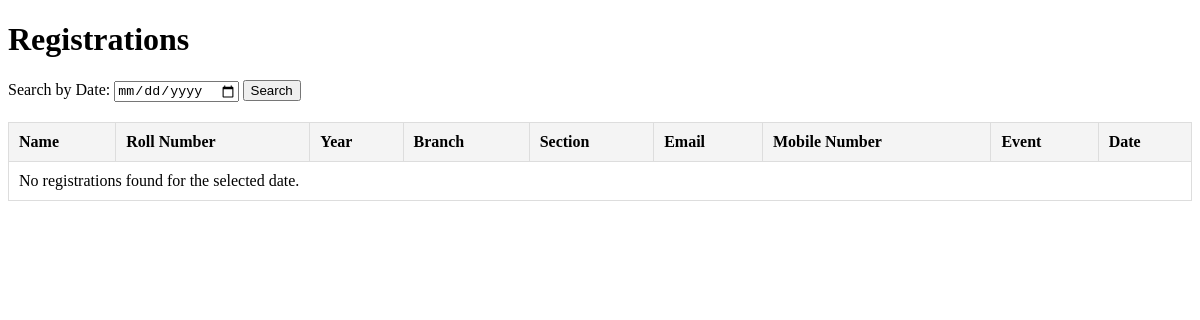
The page /registrations/ on the database as committed earlier.
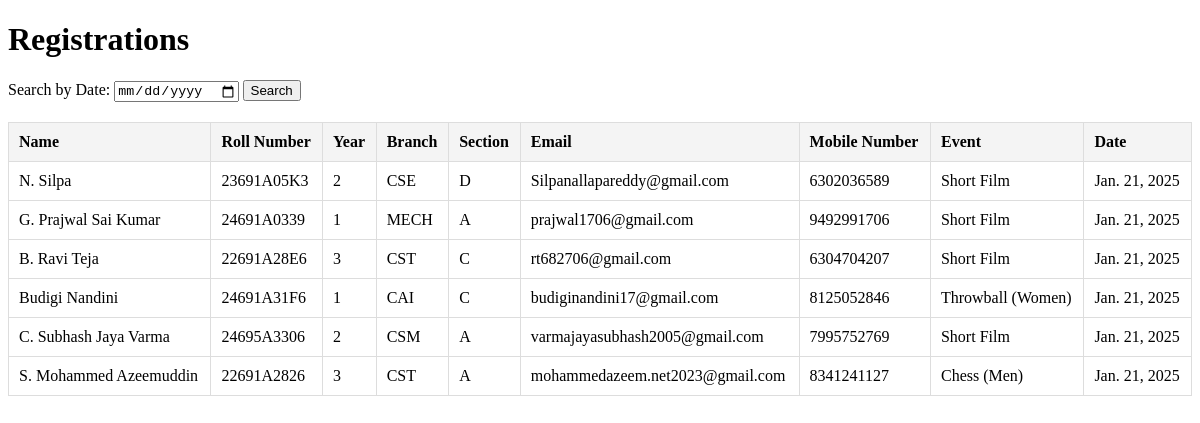
The same page on the database as committed later.
### offline/models.py (models this page shows, shortened)
class Registration(models.Model):
    sec_choices = [
        ('A','A'),('B','B'),('C','C'),('D','D'),('E','E'),('F','F'),('G','G'),('H','H'),('I','I'),('J','J')
    ]
    dept_choices = [
        ('CSE','CSE'),('CAI','CAI'),('CSD','CSD'),('CSM','CSM'),('CSN','CSN'),('CSC','CSC'),('CST','CST'),('ECE','ECE'),('EEE','EEE'),('MECH','MECH'),('CIVIL','CIVIL'),('MBA','MBA'),('MCA','MCA'),('MTECH','MTECH')
    ]
    year_choices = [
        (1,1),(2,2),(3,3),(4,4)
    ]
    name = models.CharField(max_length=100)
    roll_number = models.CharField(max_length=20)
    year = models.IntegerField(choices=year_choices,default=1)
    branch = models.CharField(max_length=50,choices=dept_choices,default='CSE')
    section = models.CharField(max_length=10,choices=sec_choices,default='A')
    email = models.EmailField()
    mobile_number = models.CharField(max_length=15)
    payment_recived = models.CharField(max_length=100,default='Mr. V. Mustafa',null=True,blank=True)
    event = models.ForeignKey(Event, on_delete=models.CASCADE)
    registered_on = models.DateField(default=datetime.now)

class Event(models.Model):
    category = models.ForeignKey(Category, on_delete=models.CASCADE, related_name="events")
    name = models.CharField(max_length=100)

### offline/views.py (the view)
# urls.py: path('registrations/', views.registration_list, name='registration_list'),
def registration_list(request):
    search_date = request.GET.get('search_date')
    registrations = Registration.objects.all()
    if search_date:
        try:
            date_object = datetime.strptime(search_date, '%Y-%m-%d').date()
            registrations = registrations.filter(registered_on=date_object)
        except ValueError:
            pass
    context = {
        'registrations': registrations,
        'search_date': search_date,  # Pass the search date back to the template
    }
    return render(request, 'registrations.html', context)

### offline/templates/registrations.html (shortened to what this page needs)
<!DOCTYPE html>
<html lang="en">
<head>
</head>
<body>
    <h1>Registrations</h1>
    <form method="get" action="">
        <label for="search_date">Search by Date:</label>
        <input type="date" id="search_date" name="search_date"
               value="{{ search_date }}" required>
        <button type="submit">Search</button>
    </form>
    <table>
        <thead>
            <tr>
                <th>Name</th>
                <th>Roll Number</th>
                <th>Year</th>
                <th>Branch</th>
                <th>Section</th>
                <th>Email</th>
                <th>Mobile Number</th>
                <th>Event</th>
                <th>Date</th>
            </tr>
        </thead>
        <tbody>
            {% for registration in registrations %}
                <tr>
                    <td>{{ registration.name }}</td>
                    <td>{{ registration.roll_number }}</td>
                    <td>{{ registration.year }}</td>
                    <td>{{ registration.branch }}</td>
                    <td>{{ registration.section }}</td>
                    <td>{{ registration.email }}</td>
                    <td>{{ registration.mobile_number }}</td>
                    <td>{{ registration.event.name }}</td>
                    <td>{{ registration.registered_on  }}</td>
                </tr>
            {% empty %}
                <tr>
                    <td colspan="9">No registrations found for the selected date.</td>
                </tr>
            {% endfor %}
        </tbody>
    </table>
</body>
</html>

Rows that differ between the two databases and show on the page:
added Registration: name "N. Silpa", roll_number "23691A05K3", year "2", branch "CSE", section "D", email "Silpanallapareddy@gmail.com", mobile_number "6302036589", event.name "Short Film", registered_on "Jan. 21, 2025"
added Registration: name "G. Prajwal Sai Kumar", roll_number "24691A0339", year "1", branch "MECH", section "A", email "prajwal1706@gmail.com", mobile_number "9492991706", event.name "Short Film", registered_on "Jan. 21, 2025"
added Registration: name "B. Ravi Teja", roll_number "22691A28E6", year "3", branch "CST", section "C", email "rt682706@gmail.com", mobile_number "6304704207", event.name "Short Film", registered_on "Jan. 21, 2025"
added Registration: name "Budigi Nandini", roll_number "24691A31F6", year "1", branch "CAI", section "C", email "budiginandini17@gmail.com", mobile_number "8125052846", event.name "Throwball (Women)", registered_on "Jan. 21, 2025"
added Registration: name "C. Subhash Jaya Varma", roll_number "24695A3306", year "2", branch "CSM", section "A", email "varmajayasubhash2005@gmail.com", mobile_number "7995752769", event.name "Short Film", registered_on "Jan. 21, 2025"
added Registration: name "S. Mohammed Azeemuddin", roll_number "22691A2826", year "3", branch "CST", section "A", email "mohammedazeem.net2023@gmail.com", mobile_number "8341241127", event.name "Chess (Men)", registered_on "Jan. 21, 2025"
Other text that changed with them:
text no longer shown: "No registrations found for the selected date."
